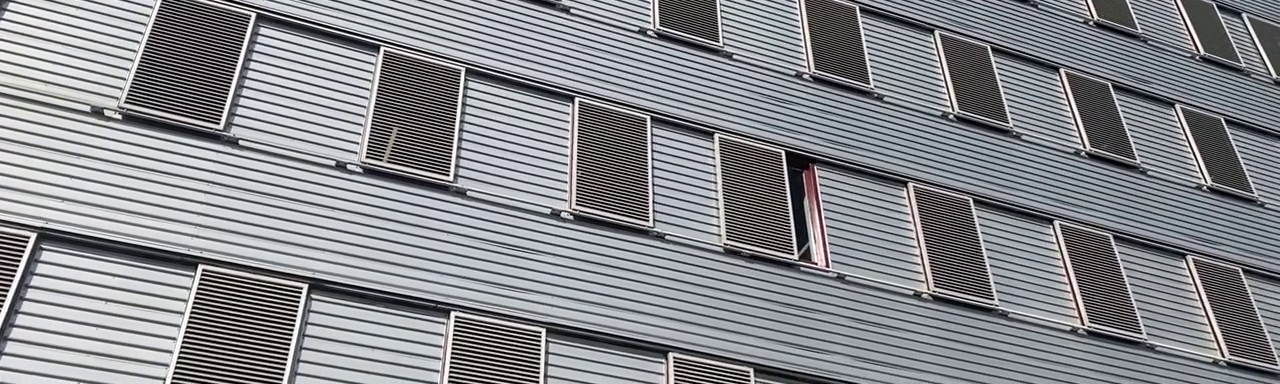
#> input picture data_kitti/image_2/000001_10.png, 1280 x 384 px, given as the content of the folder ./data_kitti/flow_occ, which was not available
$ jupyter execute --allow-errors reinterpolate.ipynb
#> lines starting #> are read from the running program, lines starting #| are printed output that depends on the picture; pictures that were not available may be replaced by others from this repository, and a replacement may not be noted
### common/kitti.py
import cv2
import numpy as np

def load_kitti_flow(filename):
#> called with filename = './data_kitti/flow_occ/000001_10.png'
    flow_png = cv2.imread(filename, -1)  # shape: H x W x 3, uint16
#> flow_png is the input picture: shape (384, 1280, 3); mean B, G, R 142.1, 137.9, 136.4
    if flow_png is None or flow_png.ndim != 3 or flow_png.shape[2] != 3:
        raise ValueError("Invalid flow file: {}".format(filename))

    valid = flow_png[:, :, 0] > 0  # mask
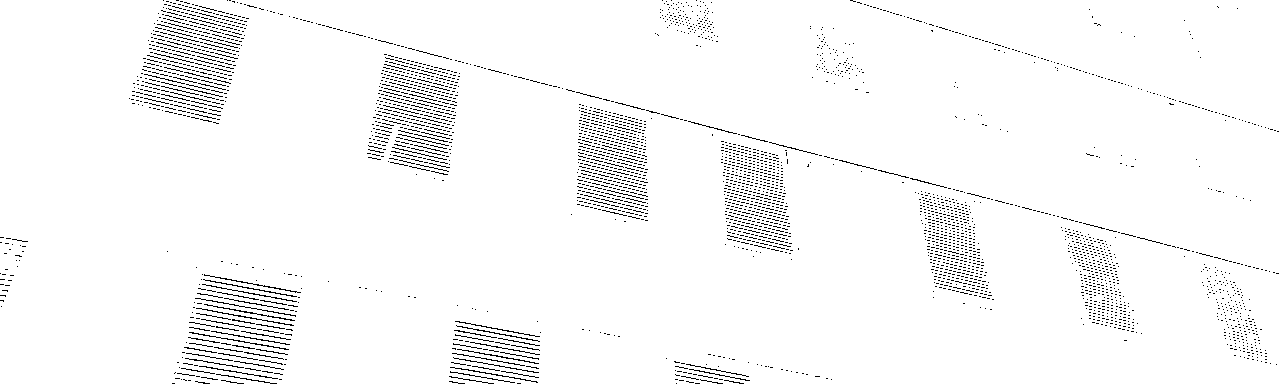
#> valid: shape (384, 1280) bool; 97% white; black in thin lines or dots
    u = (flow_png[:, :, 2].astype(np.float32) - 2**15) / 64.0
    v = (flow_png[:, :, 1].astype(np.float32) - 2**15) / 64.0
    flow = np.stack((u, v), axis=-1)  # shape: H x W x 2

    return flow, valid

# [9 lines left out: function save_kitti_flow, not called in this run]

### reinterpolate.ipynb
[cell 1]
import cv2
import numpy as np
import os
import re
from mmeval import EndPointError

import pickle

import matplotlib.pyplot as plt
from matplotlib.colors import hsv_to_rgb
from scipy.spatial import ConvexHull
from scipy.interpolate import griddata

from collections import defaultdict

from common.warp import forward_warp_bilinear
from common.kitti import load_kitti_flow, save_kitti_flow

[cell 2]
def collect_sources(kitti_path: str):
    gt_map: dict[int, tuple[np.ndarray, np.ndarray]] = {}
    frame_map: dict[int, tuple[np.ndarray, np.ndarray]] = {}

    files = os.listdir(os.path.join(kitti_path, "flow_occ"))
    pattern=re.compile(r'^(\d{6})_10\.png$')
    for filename in files:
        match = pattern.match(filename)
        if match:
            index = int(match.group(1))

            gt_flow, gt_valid = load_kitti_flow(os.path.join(kitti_path, "flow_occ", filename))
            gt_map[index] = (gt_flow, gt_valid)

    frames: dict[int, dict[int, np.ndarray]] = {}

    files = os.listdir(os.path.join(kitti_path, "image_2"))
    pattern=re.compile(r'^(\d{6})_(\d{2})\.png$')
    for filename in files:
        match = pattern.match(filename)
        if match:
            index = int(match.group(1))
            frame_number = int(match.group(2))

            frame = cv2.imread(os.path.join(kitti_path, "image_2", filename))

            framedict = frames.get(index)
            if not framedict:
                framedict = {}
            framedict[frame_number] = frame
            frames[index] = framedict

    for index, framedict in frames.items():
        frame_10 = framedict.get(10)
        frame_11 = framedict.get(11)

        if frame_10 is None or frame_11 is None:
            print('Error', index)
            continue

        frame_map[index] = (frame_10, frame_11)
#> this loop made 2 passes
#> index on passes 1 to 2: 1, 2
#> pass 2, in collect_sources, `frame_11 = framedict.get(11)`:
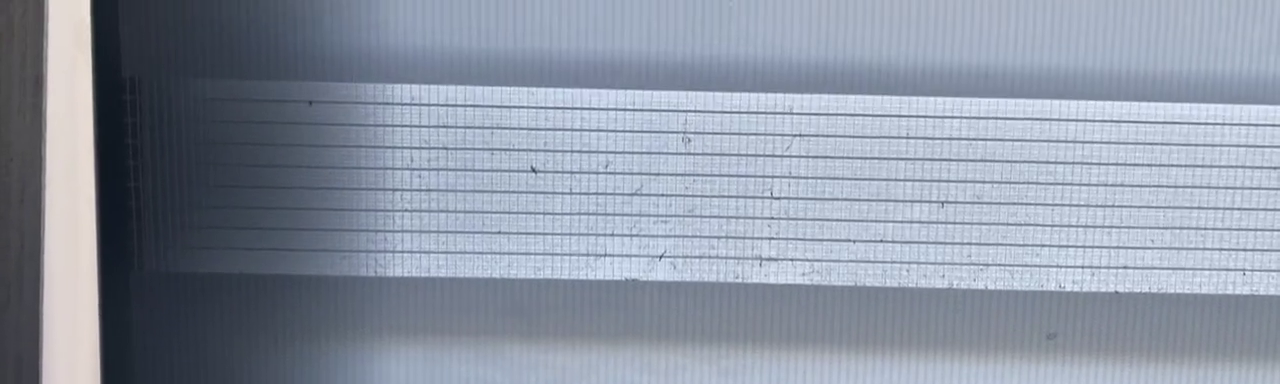
#> frame_11: shape (384, 1280, 3); mean B, G, R 163.9, 149.2, 140.7
#> after the loop, frame_map = 2 items

    return gt_map, frame_map

def vector_field_to_rgb(vector_field, mask=None):
    U = vector_field[..., 0]
    V = vector_field[..., 1]
    magnitude = np.sqrt(U**2 + V**2)
    angle = np.arctan2(V, U)

    if mask is not None:
        valid_mag = magnitude[mask]
    else:
        valid_mag = magnitude

    # Normalize magnitude
    max_magnitude = valid_mag.max() if valid_mag.size > 0 else 1.0
    mag_norm = magnitude / max_magnitude

    # Angle maps to hue
    H = (angle + np.pi) / (2 * np.pi)
    # Magnitue maps to saturation
    S = mag_norm
    V_img = np.ones_like(S)

    if mask is not None:
        S[~mask] = 0.0
        V_img[~mask] = 0.0

    HSV = np.stack((H, S, V_img), axis=-1)
    RGB = hsv_to_rgb(HSV)
    return RGB

def convex_hull_from_mask(mask):
    coords = np.argwhere(mask)  # shape (N, 2), rows: (y, x)

    hull = ConvexHull(coords)

    hull_vertices = coords[hull.vertices]
    return hull_vertices

[cell 3]
kitti_path = r"./data_kitti"
gt_map, frame_map = collect_sources(kitti_path)
#> gt_map = 1 item; frame_map = 2 items

[cell 4]
for index, (gt_flow, gt_valid) in gt_map.items():
    if np.count_nonzero(gt_valid) > 100:

        flow_h, flow_w = gt_flow.shape[:2]

        points = convex_hull_from_mask(gt_valid)[:,::-1]
        flows = gt_flow[points[:,1], points[:,0]]

        hull = ConvexHull(points)
        hull_points = points[hull.vertices]

        mask = np.zeros((flow_h, flow_w), dtype=np.uint8)

        cv2.fillPoly(mask, [np.round(hull_points).astype(np.int32)], 1)

        y, x = np.nonzero(mask)
        inside_points = np.column_stack((x, y)).astype(np.float32)

        interp_flows = griddata(points, flows, inside_points, method='cubic')
        valid_mask = ~np.isnan(interp_flows).any(axis=1)
        valid_points = inside_points[valid_mask]
        valid_flows = interp_flows[valid_mask]

        new_flows = np.zeros((flow_h, flow_w,2), dtype=np.float32)
        new_flows[valid_points[:,1].astype(np.uint32), valid_points[:,0].astype(np.uint32)] = valid_flows

        new_mask = np.zeros((flow_h, flow_w), dtype=bool)
        new_mask[valid_points[:,1].astype(np.uint32), valid_points[:,0].astype(np.uint32)] = True


        # [6 lines of commented-out code are left out]
        plt.imshow(vector_field_to_rgb(gt_flow, mask=gt_valid))
        plt.axis('off')
        plt.title(f"2D Vector Field Visualization ({index})")
        plt.show()
        plt.imshow(vector_field_to_rgb(new_flows, mask=new_mask))
        plt.axis('off')
        plt.title(f"2D Vector Field Visualization ({index})")
        plt.show()
#> this loop made 1 pass
#> (index, flow_h, flow_w, hull_vertices in convex_hull_from_mask, points, hull_points) on pass 1: (1, 384, 1280, [[0, 0], [383, 0], [383, 1279], [0, 1279]], [[0, 0], [0, 383], [1279, 383], [1279, 0]], [[0, 383], [0, 0], [1279, 0], [1279, 383]])
#> pass 1, in vector_field_to_rgb, `magnitude = np.sqrt(U**2 + V**2)`:
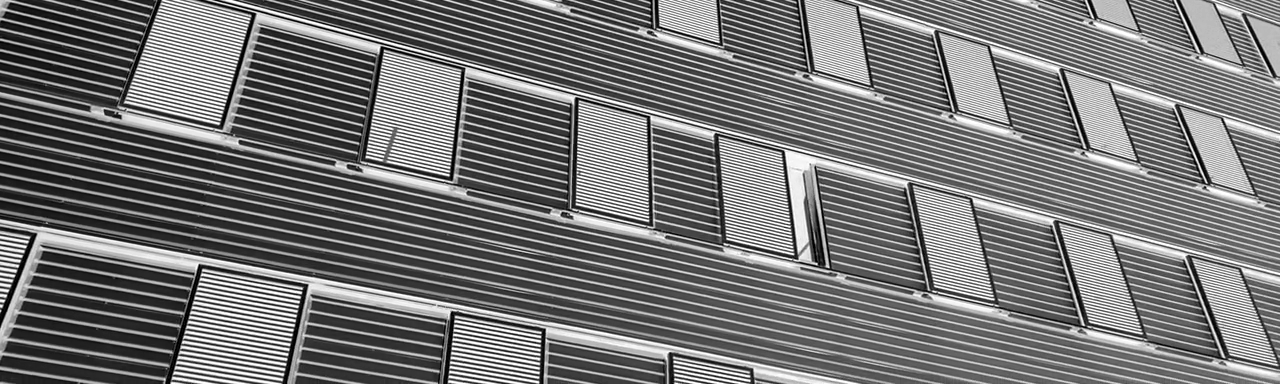
#> magnitude: shape (384, 1280) float32; min 718.4, max 724.1, mean 721; drawn with min black and max white
#> pass 1, in vector_field_to_rgb, `angle = np.arctan2(V, U)`:
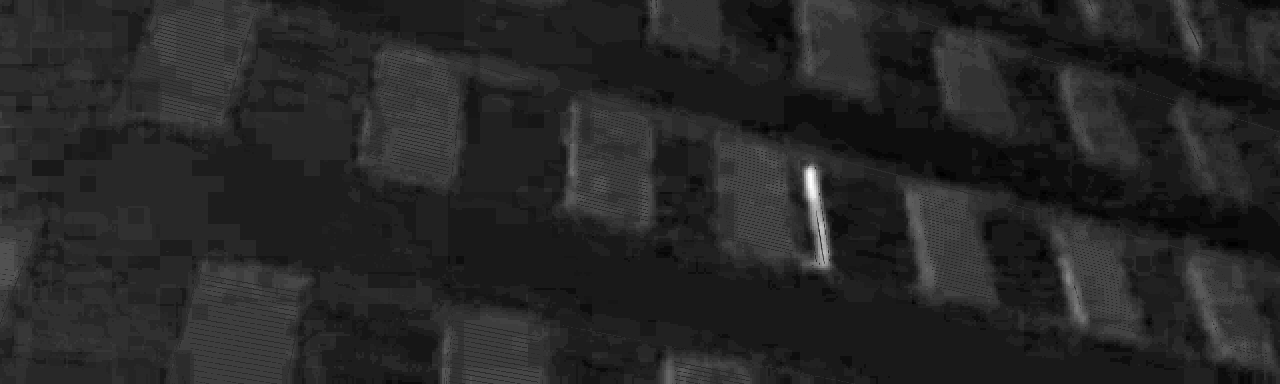
#> angle: shape (384, 1280) float32; min -2.36, max -2.36, mean -2.36; drawn with min black and max white
#> pass 1, `plt.show()`:
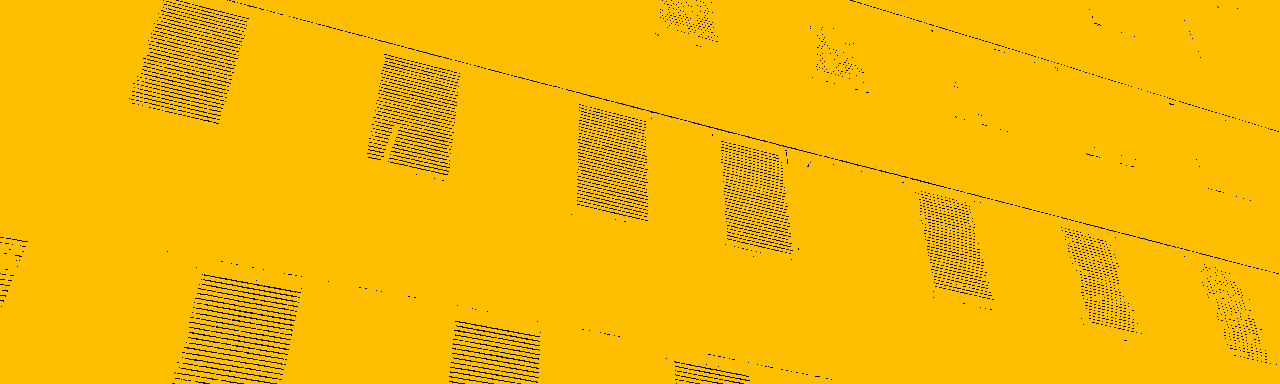
#> shown: shape (384, 1280, 3) float32; mean R, G, B 0.97, 0.728, 0.00418
#> pass 1, `plt.show()`:
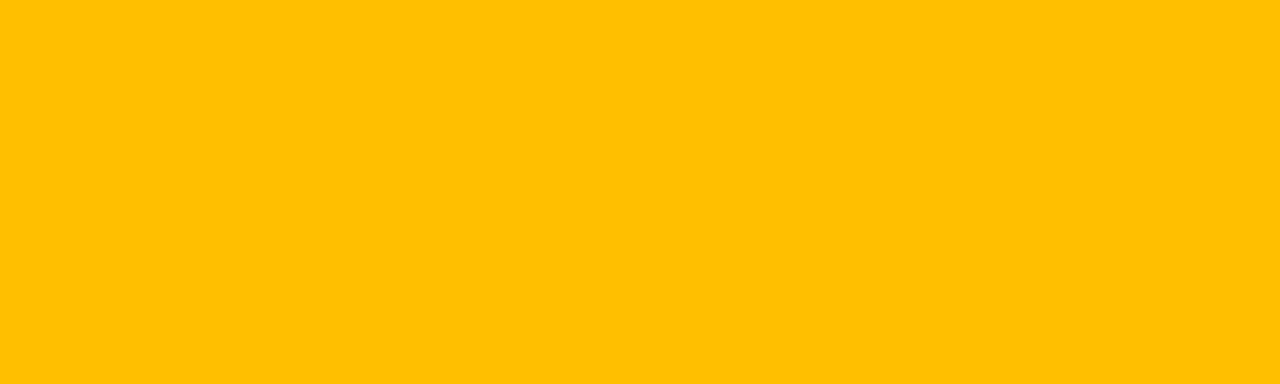
#> shown: shape (384, 1280, 3) float32; mean R, G, B 1, 0.75, 0.00185
#> after the loop: mask: shape (384, 1280); every value is 1
        # zero_mask = find_and_visualize_second_derivative(gt_flow, visualize=True)
